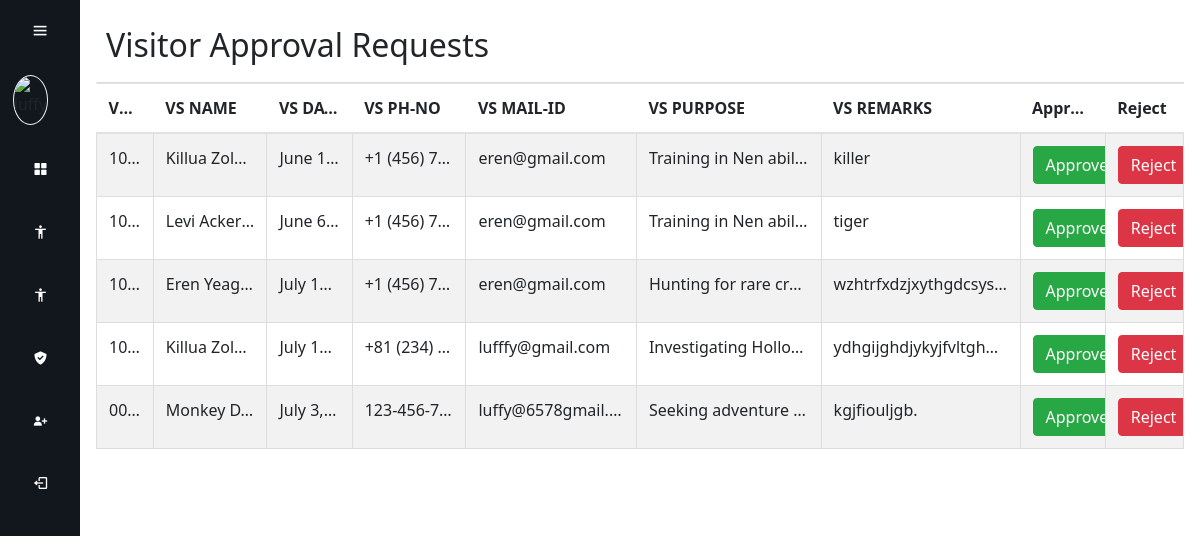
The app's page /admin_approval/ with its own data.
### basics/models.py (models this page shows, shortened)
class VisitorRequest(models.Model):
    VS_ID = models.CharField(max_length=20)
    VS_NAME = models.CharField(max_length=100)
    VS_DATE = models.DateField()
    VS_PHONENO = models.CharField(max_length=15)
    VS_MAILID = models.EmailField()
    VS_PURPOSE = models.CharField(max_length=255)
    VS_REMARKS = models.TextField()
    is_approved = models.BooleanField(default=False)

### basics/views.py (the view)
# urls.py: path("admin_approval/",admin_approval, name="admin_approval"),
def admin_approval(request):
    pending_visitors = VisitorRequest.objects.filter(is_approved=False)
    return render(request, 'admin_approval.html', {'pending_visitors': pending_visitors})

### basics/templates/admin_approval.html (shortened to what this page needs)
<!DOCTYPE html>
<html lang="en">
<head>
    <link rel="stylesheet" href="https://stackpath.bootstrapcdn.com/bootstrap/4.5.2/css/bootstrap.min.css">
</head>
<body>
    {% include 'NavBar.html' %}
    <div class="main-content">
        <div class="header">
            <h2>Visitor Approval Requests</h2>
        </div>
        <div class="table-container">
            <table class="table table-striped m-0">
                <thead class="bg-white">
                    <tr>
                        <th scope="col">VS-ID</th>
                        <th scope="col">VS NAME</th>
                        <th scope="col">VS DATE</th>
                        <th scope="col">VS PH-NO</th>
                        <th scope="col">VS MAIL-ID</th>
                        <th scope="col">VS PURPOSE</th>
                        <th scope="col">VS REMARKS</th>
                        <th scope="col">Approve</th>
                        <th scope="col">Reject</th>
                    </tr>
                </thead>
                <tbody>
                    {% for visitor in pending_visitors %}
                    <tr>
                        <td>{{ visitor.VS_ID }}</td>
                        <td>{{ visitor.VS_NAME }}</td>
                        <td>{{ visitor.VS_DATE }}</td>
                        <td>{{ visitor.VS_PHONENO }}</td>
                        <td>{{ visitor.VS_MAILID }}</td>
                        <td>{{ visitor.VS_PURPOSE }}</td>
                        <td>{{ visitor.VS_REMARKS }}</td>
                        <td>
                            <form method="POST" action="{% url 'admin_approve' visitor.id %}">
                                <button type="submit" class="btn btn-success">Approve</button>
                            </form>
                        </td>
                        <td>
                            <form method="POST" action="{% url 'admin_reject' visitor.id %}">
                                <button type="submit" class="btn btn-danger">Reject</button>
                            </form>
                        </td>
                    </tr>
                    {% endfor %}
                </tbody>
            </table>
        </div>
    </div>
</body>
</html>

### static/css/NavBar.css (style rules this page uses)
* { margin: 0; padding: 0; box-sizing: border-box; font-family: 'Segoe UI', Tahoma, Geneva, Verdana, sans-serif; }
.main-content { position: relative; background-color: #fff; min-height: 100vh; top: 0; left: 80px; transition: all 0.5s ease; width: calc(100% - 80px); padding: 1rem; }

### basics/templates/admin_approval.html (style rules this page uses)
.header { position: sticky; top: 0; z-index: 1000; background-color: white; padding: 10px; border-bottom: 1px solid #ddd; }
.table-container { max-height: 620px; overflow-y: auto; }
.main-content { padding: 20px; }
td { padding: 10px; border: 1px solid #ddd; }
table { margin: 10px 0; border-collapse: collapse; width: 100%; table-layout: fixed; }
th, td { word-wrap: break-word; overflow: hidden; text-overflow: ellipsis; white-space: nowrap; max-width: 0; }
th { position: -webkit-sticky; position: sticky; top: 0; background: white; z-index: 2; }
th:nth-child(1), td:nth-child(1) { width: 4%; }
th:nth-child(2), td:nth-child(2) { width: 8%; }
th:nth-child(3), td:nth-child(3) { width: 6%; }
th:nth-child(4), td:nth-child(4) { width: 8%; }
th:nth-child(5), td:nth-child(5) { width: 12%; }
th:nth-child(6), td:nth-child(6) { width: 13%; }
th:nth-child(7), td:nth-child(7) { width: 14%; }
th:nth-child(8), td:nth-child(8) { width: 6%; }
th:nth-child(9), td:nth-child(9) { width: 5.5%; }

### records on screen
VisitorRequest: VS_ID "10…", VS_NAME "Killua Zol…", VS_DATE "June 1…", VS_PHONENO "+1 (456) 7…", VS_MAILID "eren@gmail.com", VS_PURPOSE "Training in Nen abil…", VS_REMARKS "killer"
VisitorRequest: VS_ID "10…", VS_NAME "Levi Acker…", VS_DATE "June 6…", VS_PHONENO "+1 (456) 7…", VS_MAILID "eren@gmail.com", VS_PURPOSE "Training in Nen abil…", VS_REMARKS "tiger"
VisitorRequest: VS_ID "10…", VS_NAME "Eren Yeager", VS_DATE "July 1…", VS_PHONENO "+1 (456) 7…", VS_MAILID "eren@gmail.com", VS_PURPOSE "Hunting for rare cr…", VS_REMARKS "wzhtrfxdzjxythgdcsys…"
VisitorRequest: VS_ID "10…", VS_NAME "Killua Zol…", VS_DATE "July 1…", VS_PHONENO "+81 (234)…", VS_MAILID "lufffy@gmail.com", VS_PURPOSE "Investigating Hollo…", VS_REMARKS "ydhgijghdjykyjfvltghd…"
VisitorRequest: VS_ID "00…", VS_NAME "Monkey D…", VS_DATE "July 3,…", VS_PHONENO "123-456-7…", VS_MAILID "luffy@6578gmail.…", VS_PURPOSE "Seeking adventure…", VS_REMARKS "kgjfiouljgb."
